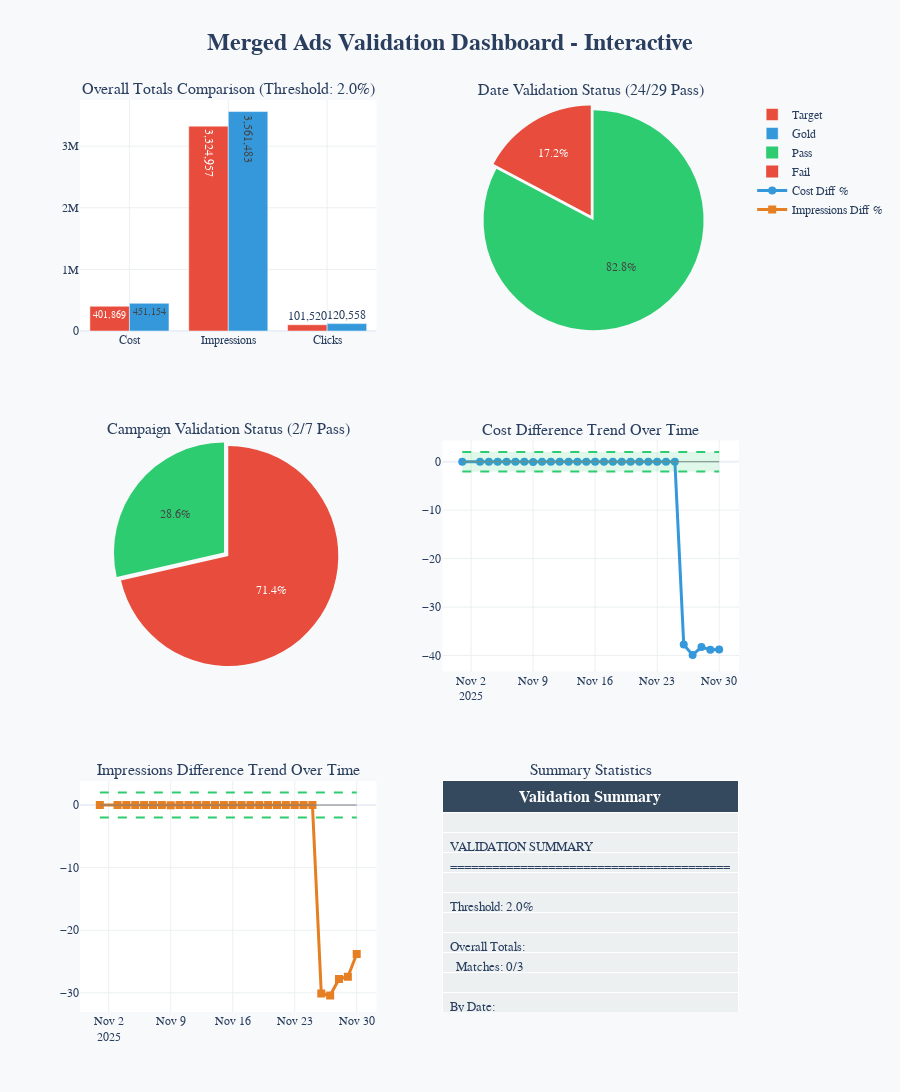

Notebook code for this chart:
### Markdown cell above
## Step 7: Create Visual Dashboard

Generate a comprehensive 6-panel visualization dashboard.

### Code cell
print("=" * 80)
print("CREATING INTERACTIVE VISUAL DASHBOARD")
print("=" * 80)

# -----------------------------
# Safety checks
# -----------------------------
date_total = len(date_comparison)
campaign_total = len(campaign_comparison)

date_pass = date_comparison['perfect_match'].sum() if date_total > 0 else 0
date_fail = date_total - date_pass

campaign_pass = campaign_comparison['perfect_match'].sum() if campaign_total > 0 else 0
campaign_fail = campaign_total - campaign_pass

# -----------------------------
# Create Subplots
# -----------------------------
fig = make_subplots(
    rows=3, cols=2,
    subplot_titles=(
        f'Overall Totals Comparison (Threshold: {THRESHOLD_PERCENT}%)',
        f'Date Validation Status ({date_pass}/{date_total} Pass)',
        f'Campaign Validation Status ({campaign_pass}/{campaign_total} Pass)',
        'Cost Difference Trend Over Time',
        'Impressions Difference Trend Over Time',
        'Summary Statistics'
    ),
    specs=[
        [{'type': 'bar'}, {'type': 'pie'}],
        [{'type': 'pie'}, {'type': 'scatter'}],
        [{'type': 'scatter'}, {'type': 'table'}]
    ],
    vertical_spacing=0.12,
    horizontal_spacing=0.10
)

# ============================================================================
# PANEL 1: OVERALL TOTALS COMPARISON (BAR)
# ============================================================================
metrics = overall_comparison['Metric'].tolist()
colors_target = ['#2ecc71' if m else '#e74c3c' for m in overall_comparison['Match']]

fig.add_trace(
    go.Bar(
        name='Target',
        x=metrics,
        y=overall_comparison['Target'],
        marker_color=colors_target,
        text=overall_comparison['Target'].apply(lambda x: f'{x:,.0f}'),
        textposition='auto',
        hovertemplate='<b>%{x}</b><br>Target: %{y:,.2f}<extra></extra>'
    ),
    row=1, col=1
)

fig.add_trace(
    go.Bar(
        name='Gold',
        x=metrics,
        y=overall_comparison['Gold'],
        marker_color='#3498db',
        text=overall_comparison['Gold'].apply(lambda x: f'{x:,.0f}'),
        textposition='auto',
        hovertemplate='<b>%{x}</b><br>Gold: %{y:,.2f}<extra></extra>'
    ),
    row=1, col=1
)

# ============================================================================
# PANEL 2: DATE VALIDATION STATUS (PIE)
# ============================================================================
fig.add_trace(
    go.Pie(
        labels=['Pass', 'Fail'],
        values=[date_pass, date_fail],
        marker=dict(colors=['#2ecc71', '#e74c3c']),
        pull=[0.05, 0],
        hovertemplate='<b>%{label}</b><br>Count: %{value}<br>%{percent}<extra></extra>'
    ),
    row=1, col=2
)

# ============================================================================
# PANEL 3: CAMPAIGN VALIDATION STATUS (PIE)
# ============================================================================
fig.add_trace(
    go.Pie(
        labels=['Pass', 'Fail'],
        values=[campaign_pass, campaign_fail],
        marker=dict(colors=['#2ecc71', '#e74c3c']),
        pull=[0.05, 0],
        hovertemplate='<b>%{label}</b><br>Count: %{value}<br>%{percent}<extra></extra>'
    ),
    row=2, col=1
)

# ============================================================================
# PANEL 4: COST DIFFERENCE TREND (LINE)
# ============================================================================
date_sorted = date_comparison.sort_values('Day')
x_dates = date_sorted['Day']

fig.add_trace(
    go.Scatter(
        x=x_dates,
        y=date_sorted['cost_diff_pct'],
        mode='lines+markers',
        name='Cost Diff %',
        line=dict(color='#3498db', width=3),
        marker=dict(size=8),
        hovertemplate='Date: %{x}<br>Diff: %{y:.2f}%<extra></extra>'
    ),
    row=2, col=2
)

# Threshold lines (SAFE)
for y_val in [THRESHOLD_PERCENT, -THRESHOLD_PERCENT, 0]:
    fig.add_trace(
        go.Scatter(
            x=x_dates,
            y=[y_val] * len(x_dates),
            mode='lines',
            line=dict(
                dash='dash' if y_val != 0 else 'solid',
                color='#2ecc71' if y_val != 0 else 'gray',
                width=2 if y_val != 0 else 1
            ),
            showlegend=False
        ),
        row=2, col=2
    )

# Threshold band
fig.add_trace(
    go.Scatter(
        x=list(x_dates) + list(x_dates[::-1]),
        y=[THRESHOLD_PERCENT] * len(x_dates) + [-THRESHOLD_PERCENT] * len(x_dates),
        fill='toself',
        fillcolor='rgba(46, 204, 113, 0.15)',
        line=dict(width=0),
        hoverinfo='skip',
        showlegend=False
    ),
    row=2, col=2
)

# ============================================================================
# PANEL 5: IMPRESSIONS DIFFERENCE TREND (LINE)
# ============================================================================
fig.add_trace(
    go.Scatter(
        x=x_dates,
        y=date_sorted['impr_diff_pct'],
        mode='lines+markers',
        name='Impressions Diff %',
        line=dict(color='#e67e22', width=3),
        marker=dict(size=8, symbol='square'),
        hovertemplate='Date: %{x}<br>Diff: %{y:.2f}%<extra></extra>'
    ),
    row=3, col=1
)

# Threshold lines (SAFE)
for y_val in [THRESHOLD_PERCENT, -THRESHOLD_PERCENT, 0]:
    fig.add_trace(
        go.Scatter(
            x=x_dates,
            y=[y_val] * len(x_dates),
            mode='lines',
            line=dict(
                dash='dash' if y_val != 0 else 'solid',
                color='#2ecc71' if y_val != 0 else 'gray',
                width=2 if y_val != 0 else 1
            ),
            showlegend=False
        ),
        row=3, col=1
    )

# ============================================================================
# PANEL 6: SUMMARY TABLE
# ============================================================================
summary_text = f"""
VALIDATION SUMMARY
{'='*40}

Threshold: {THRESHOLD_PERCENT}%

Overall Totals:
  Matches: {overall_comparison['Match'].sum()}/3

By Date:
  Total: {date_total}
  Matches: {date_pass}

By Campaign:
  Total: {campaign_total}
  Matches: {campaign_pass}

Overall Match Rate:
  {overall_match_pct:.1f}%
"""

fig.add_trace(
    go.Table(
        header=dict(
            values=['<b>Validation Summary</b>'],
            fill_color='#34495e',
            font=dict(color='white', size=16),
            align='center'
        ),
        cells=dict(
            values=[summary_text.split('\n')],
            fill_color='#ecf0f1',
            font=dict(family='Courier New', size=13),
            align='left'
        )
    ),
    row=3, col=2
)

# ============================================================================
# LAYOUT
# ============================================================================
fig.update_layout(
    title=dict(
        text='<b>Merged Ads Validation Dashboard - Interactive</b>',
        x=0.5,
        font=dict(size=24)
    ),
    height=1400,
    hovermode='closest',
    plot_bgcolor='white',
    paper_bgcolor='#f8f9fa',
    font=dict(family='Arial', size=12),
    showlegend=True
)

fig.update_xaxes(showgrid=True, gridcolor='#ecf0f1')
fig.update_yaxes(showgrid=True, gridcolor='#ecf0f1')

# Save & Show
fig.write_html("validation_dashboard_interactive.html")
print("\n✓ Interactive dashboard saved as 'validation_dashboard_interactive.html'")

fig.show()

print("\n" + "=" * 80)
print("INTERACTIVE DASHBOARD CREATION COMPLETE")
print("=" * 80)

### Figure 1 — Plotly figure (JSON) as saved in the notebook; plotly's stock layout.template omitted (floating-point values rounded to 4 significant figures)
{"data": [{"hovertemplate": "<b>%{x}</b><br>Target: %{y:,.2f}<extra></extra>", "marker": {"color": ["#e74c3c", "#e74c3c", "#e74c3c"]}, "name": "Target", "text": ["401,869", "3,324,957", "101,520"], "textposition": "auto", "type": "bar", "x": ["Cost", "Impressions", "Clicks"], "xaxis": "x", "y": [401900.0, 3324957, 101520], "yaxis": "y"}, {"hovertemplate": "<b>%{x}</b><br>Gold: %{y:,.2f}<extra></extra>", "marker": {"color": "#3498db"}, "name": "Gold", "text": ["451,154", "3,561,483", "120,558"], "textposition": "auto", "type": "bar", "x": ["Cost", "Impressions", "Clicks"], "xaxis": "x", "y": [451200.0, 3561483, 120558], "yaxis": "y"}, {"domain": {"x": [0.55, 1], "y": [0.7467, 1]}, "hovertemplate": "<b>%{label}</b><br>Count: %{value}<br>%{percent}<extra></extra>", "labels": ["Pass", "Fail"], "marker": {"colors": ["#2ecc71", "#e74c3c"]}, "pull": [0.05, 0], "type": "pie", "values": [24, 5]}, {"domain": {"x": [0, 0.45], "y": [0.3733, 0.6267]}, "hovertemplate": "<b>%{label}</b><br>Count: %{value}<br>%{percent}<extra></extra>", "labels": ["Pass", "Fail"], "marker": {"colors": ["#2ecc71", "#e74c3c"]}, "pull": [0.05, 0], "type": "pie", "values": [2, 5]}, {"hovertemplate": "Date: %{x}<br>Diff: %{y:.2f}%<extra></extra>", "line": {"color": "#3498db", "width": 3}, "marker": {"size": 8}, "mode": "lines+markers", "name": "Cost Diff %", "type": "scatter", "x": ["2025-11-01", "2025-11-03", "2025-11-04", "2025-11-05", "2025-11-06", "2025-11-07", "2025-11-08", "2025-11-09", "2025-11-10", "2025-11-11", "2025-11-12", "2025-11-13", "2025-11-14", "2025-11-15", "2025-11-16", "2025-11-17", "2025-11-18", "2025-11-19", "2025-11-20", "2025-11-21", "2025-11-22", "2025-11-23", "2025-11-24", "2025-11-25", "2025-11-26", "2025-11-27", "2025-11-28", "2025-11-29", "2025-11-30"], "xaxis": "x2", "y": [0, 0, 0, 0, -0.01, -0.03, 0, -0.06, 0, 0, 0, 0, 0, 0, 0, 0, 0, 0, 0, 0, 0, 0, 0, 0, -37.75, -39.89, -38.27, -38.8, -38.76], "yaxis": "y2"}, {"line": {"color": "#2ecc71", "dash": "dash", "width": 2}, "mode": "lines", "showlegend": false, "type": "scatter", "x": ["2025-11-01", "2025-11-03", "2025-11-04", "2025-11-05", "2025-11-06", "2025-11-07", "2025-11-08", "2025-11-09", "2025-11-10", "2025-11-11", "2025-11-12", "2025-11-13", "2025-11-14", "2025-11-15", "2025-11-16", "2025-11-17", "2025-11-18", "2025-11-19", "2025-11-20", "2025-11-21", "2025-11-22", "2025-11-23", "2025-11-24", "2025-11-25", "2025-11-26", "2025-11-27", "2025-11-28", "2025-11-29", "2025-11-30"], "xaxis": "x2", "y": [2, 2, 2, 2, 2, 2, 2, 2, 2, 2, 2, 2, 2, 2, 2, 2, 2, 2, 2, 2, 2, 2, 2, 2, 2, 2, 2, 2, 2], "yaxis": "y2"}, {"line": {"color": "#2ecc71", "dash": "dash", "width": 2}, "mode": "lines", "showlegend": false, "type": "scatter", "x": ["2025-11-01", "2025-11-03", "2025-11-04", "2025-11-05", "2025-11-06", "2025-11-07", "2025-11-08", "2025-11-09", "2025-11-10", "2025-11-11", "2025-11-12", "2025-11-13", "2025-11-14", "2025-11-15", "2025-11-16", "2025-11-17", "2025-11-18", "2025-11-19", "2025-11-20", "2025-11-21", "2025-11-22", "2025-11-23", "2025-11-24", "2025-11-25", "2025-11-26", "2025-11-27", "2025-11-28", "2025-11-29", "2025-11-30"], "xaxis": "x2", "y": [-2, -2, -2, -2, -2, -2, -2, -2, -2, -2, -2, -2, -2, -2, -2, -2, -2, -2, -2, -2, -2, -2, -2, -2, -2, -2, -2, -2, -2], "yaxis": "y2"}, {"line": {"color": "gray", "dash": "solid", "width": 1}, "mode": "lines", "showlegend": false, "type": "scatter", "x": ["2025-11-01", "2025-11-03", "2025-11-04", "2025-11-05", "2025-11-06", "2025-11-07", "2025-11-08", "2025-11-09", "2025-11-10", "2025-11-11", "2025-11-12", "2025-11-13", "2025-11-14", "2025-11-15", "2025-11-16", "2025-11-17", "2025-11-18", "2025-11-19", "2025-11-20", "2025-11-21", "2025-11-22", "2025-11-23", "2025-11-24", "2025-11-25", "2025-11-26", "2025-11-27", "2025-11-28", "2025-11-29", "2025-11-30"], "xaxis": "x2", "y": [0, 0, 0, 0, 0, 0, 0, 0, 0, 0, 0, 0, 0, 0, 0, 0, 0, 0, 0, 0, 0, 0, 0, 0, 0, 0, 0, 0, 0], "yaxis": "y2"}, {"fill": "toself", "fillcolor": "rgba(46, 204, 113, 0.15)", "hoverinfo": "skip", "line": {"width": 0}, "showlegend": false, "type": "scatter", "x": ["2025-11-01", "2025-11-03", "2025-11-04", "2025-11-05", "2025-11-06", "2025-11-07", "2025-11-08", "2025-11-09", "2025-11-10", "2025-11-11", "2025-11-12", "2025-11-13", "2025-11-14", "2025-11-15", "2025-11-16", "2025-11-17", "2025-11-18", "2025-11-19", "2025-11-20", "2025-11-21", "2025-11-22", "2025-11-23", "2025-11-24", "2025-11-25", "2025-11-26", "2025-11-27", "2025-11-28", "2025-11-29", "2025-11-30", "2025-11-30", "2025-11-29", "2025-11-28", "2025-11-27", "2025-11-26", "2025-11-25", "2025-11-24", "2025-11-23", "2025-11-22", "2025-11-21", "2025-11-20", "2025-11-19", "2025-11-18", "2025-11-17", "2025-11-16", "2025-11-15", "2025-11-14", "2025-11-13", "2025-11-12", "2025-11-11", "2025-11-10", "2025-11-09", "2025-11-08", "2025-11-07", "2025-11-06", "2025-11-05", "2025-11-04", "2025-11-03", "2025-11-01"], "xaxis": "x2", "y": [2, 2, 2, 2, 2, 2, 2, 2, 2, 2, 2, 2, 2, 2, 2, 2, 2, 2, 2, 2, 2, 2, 2, 2, 2, 2, 2, 2, 2, -2, -2, -2, -2, -2, -2, -2, -2, -2, -2, -2, -2, -2, -2, -2, -2, -2, -2, -2, -2, -2, -2, -2, -2, -2, -2, -2, -2, -2], "yaxis": "y2"}, {"hovertemplate": "Date: %{x}<br>Diff: %{y:.2f}%<extra></extra>", "line": {"color": "#e67e22", "width": 3}, "marker": {"size": 8, "symbol": "square"}, "mode": "lines+markers", "name": "Impressions Diff %", "type": "scatter", "x": ["2025-11-01", "2025-11-03", "2025-11-04", "2025-11-05", "2025-11-06", "2025-11-07", "2025-11-08", "2025-11-09", "2025-11-10", "2025-11-11", "2025-11-12", "2025-11-13", "2025-11-14", "2025-11-15", "2025-11-16", "2025-11-17", "2025-11-18", "2025-11-19", "2025-11-20", "2025-11-21", "2025-11-22", "2025-11-23", "2025-11-24", "2025-11-25", "2025-11-26", "2025-11-27", "2025-11-28", "2025-11-29", "2025-11-30"], "xaxis": "x3", "y": [0, 0, 0, 0, 0, 0, 0, -0.02, 0, 0, 0, 0, 0, 0, 0, 0, 0, 0, 0, 0, 0, 0, 0, 0, -30.1, -30.41, -27.77, -27.42, -23.8], "yaxis": "y3"}, {"line": {"color": "#2ecc71", "dash": "dash", "width": 2}, "mode": "lines", "showlegend": false, "type": "scatter", "x": ["2025-11-01", "2025-11-03", "2025-11-04", "2025-11-05", "2025-11-06", "2025-11-07", "2025-11-08", "2025-11-09", "2025-11-10", "2025-11-11", "2025-11-12", "2025-11-13", "2025-11-14", "2025-11-15", "2025-11-16", "2025-11-17", "2025-11-18", "2025-11-19", "2025-11-20", "2025-11-21", "2025-11-22", "2025-11-23", "2025-11-24", "2025-11-25", "2025-11-26", "2025-11-27", "2025-11-28", "2025-11-29", "2025-11-30"], "xaxis": "x3", "y": [2, 2, 2, 2, 2, 2, 2, 2, 2, 2, 2, 2, 2, 2, 2, 2, 2, 2, 2, 2, 2, 2, 2, 2, 2, 2, 2, 2, 2], "yaxis": "y3"}, {"line": {"color": "#2ecc71", "dash": "dash", "width": 2}, "mode": "lines", "showlegend": false, "type": "scatter", "x": ["2025-11-01", "2025-11-03", "2025-11-04", "2025-11-05", "2025-11-06", "2025-11-07", "2025-11-08", "2025-11-09", "2025-11-10", "2025-11-11", "2025-11-12", "2025-11-13", "2025-11-14", "2025-11-15", "2025-11-16", "2025-11-17", "2025-11-18", "2025-11-19", "2025-11-20", "2025-11-21", "2025-11-22", "2025-11-23", "2025-11-24", "2025-11-25", "2025-11-26", "2025-11-27", "2025-11-28", "2025-11-29", "2025-11-30"], "xaxis": "x3", "y": [-2, -2, -2, -2, -2, -2, -2, -2, -2, -2, -2, -2, -2, -2, -2, -2, -2, -2, -2, -2, -2, -2, -2, -2, -2, -2, -2, -2, -2], "yaxis": "y3"}, {"line": {"color": "gray", "dash": "solid", "width": 1}, "mode": "lines", "showlegend": false, "type": "scatter", "x": ["2025-11-01", "2025-11-03", "2025-11-04", "2025-11-05", "2025-11-06", "2025-11-07", "2025-11-08", "2025-11-09", "2025-11-10", "2025-11-11", "2025-11-12", "2025-11-13", "2025-11-14", "2025-11-15", "2025-11-16", "2025-11-17", "2025-11-18", "2025-11-19", "2025-11-20", "2025-11-21", "2025-11-22", "2025-11-23", "2025-11-24", "2025-11-25", "2025-11-26", "2025-11-27", "2025-11-28", "2025-11-29", "2025-11-30"], "xaxis": "x3", "y": [0, 0, 0, 0, 0, 0, 0, 0, 0, 0, 0, 0, 0, 0, 0, 0, 0, 0, 0, 0, 0, 0, 0, 0, 0, 0, 0, 0, 0], "yaxis": "y3"}, {"cells": {"align": "left", "fill": {"color": "#ecf0f1"}, "font": {"family": "Courier New", "size": 13}, "values": [["", "VALIDATION SUMMARY", "========================================", "", "Threshold: 2.0%", "", "Overall Totals:", "  Matches: 0/3", "", "By Date:", "  Total: 29", "  Matches: 24", "", "By Campaign:", "  Total: 7", "  Matches: 2", "", "Overall Match Rate:", "  66.7%", ""]]}, "domain": {"x": [0.55, 1], "y": [0, 0.2533]}, "header": {"align": "center", "fill": {"color": "#34495e"}, "font": {"color": "white", "size": 16}, "values": ["<b>Validation Summary</b>"]}, "type": "table"}], "layout": {"annotations": [{"font": {"size": 16}, "showarrow": false, "text": "Overall Totals Comparison (Threshold: 2.0%)", "x": 0.225, "xanchor": "center", "xref": "paper", "y": 1, "yanchor": "bottom", "yref": "paper"}, {"font": {"size": 16}, "showarrow": false, "text": "Date Validation Status (24/29 Pass)", "x": 0.775, "xanchor": "center", "xref": "paper", "y": 1, "yanchor": "bottom", "yref": "paper"}, {"font": {"size": 16}, "showarrow": false, "text": "Campaign Validation Status (2/7 Pass)", "x": 0.225, "xanchor": "center", "xref": "paper", "y": 0.6267, "yanchor": "bottom", "yref": "paper"}, {"font": {"size": 16}, "showarrow": false, "text": "Cost Difference Trend Over Time", "x": 0.775, "xanchor": "center", "xref": "paper", "y": 0.6267, "yanchor": "bottom", "yref": "paper"}, {"font": {"size": 16}, "showarrow": false, "text": "Impressions Difference Trend Over Time", "x": 0.225, "xanchor": "center", "xref": "paper", "y": 0.2533, "yanchor": "bottom", "yref": "paper"}, {"font": {"size": 16}, "showarrow": false, "text": "Summary Statistics", "x": 0.775, "xanchor": "center", "xref": "paper", "y": 0.2533, "yanchor": "bottom", "yref": "paper"}], "font": {"family": "Arial", "size": 12}, "height": 1400, "hovermode": "closest", "paper_bgcolor": "#f8f9fa", "plot_bgcolor": "white", "showlegend": true, "title": {"font": {"size": 24}, "text": "<b>Merged Ads Validation Dashboard - Interactive</b>", "x": 0.5}, "xaxis": {"anchor": "y", "domain": [0, 0.45], "gridcolor": "#ecf0f1", "showgrid": true}, "xaxis2": {"anchor": "y2", "domain": [0.55, 1], "gridcolor": "#ecf0f1", "showgrid": true}, "xaxis3": {"anchor": "y3", "domain": [0, 0.45], "gridcolor": "#ecf0f1", "showgrid": true}, "yaxis": {"anchor": "x", "domain": [0.7467, 1], "gridcolor": "#ecf0f1", "showgrid": true}, "yaxis2": {"anchor": "x2", "domain": [0.3733, 0.6267], "gridcolor": "#ecf0f1", "showgrid": true}, "yaxis3": {"anchor": "x3", "domain": [0, 0.2533], "gridcolor": "#ecf0f1", "showgrid": true}}}
